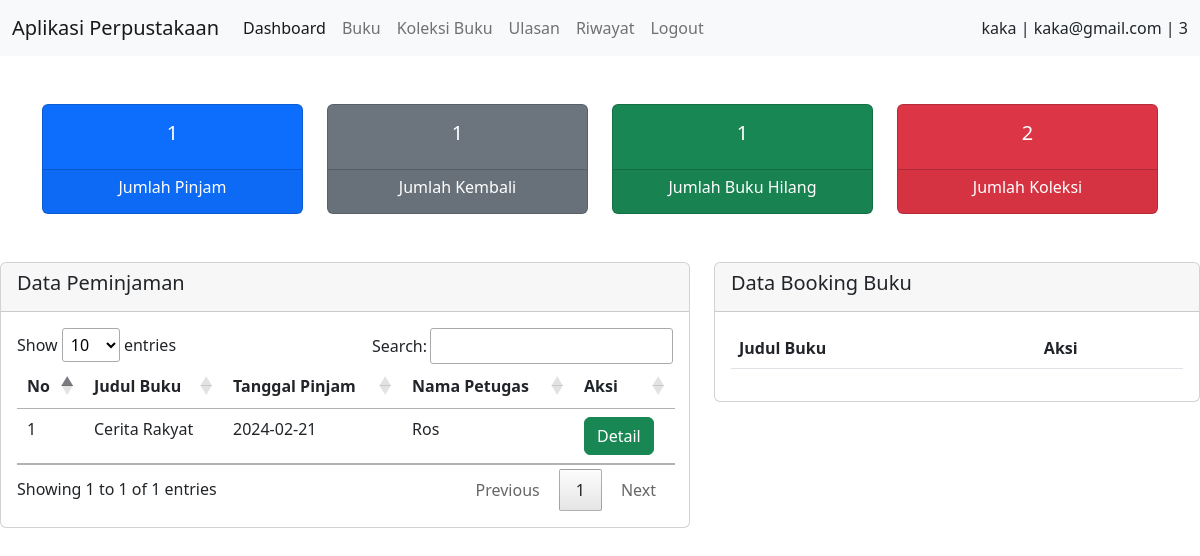
Page /pengguna/dashboard.php (signed in) on the committed database.
### tables this page shows
CREATE TABLE `peminjaman` (
  `id` int(11) NOT NULL,
  `id_pengguna` int(11) NOT NULL,
  `id_petugas` int(11) NOT NULL,
  `id_buku` int(11) NOT NULL,
  `tanggal_pinjam` date NOT NULL,
  `status` enum('pinjam','kembali','hilang') NOT NULL
);

CREATE TABLE `buku` (
  `id` int(11) NOT NULL,
  `id_kategori` int(11) NOT NULL,
  `id_rak` int(11) NOT NULL,
  `judul` varchar(100) NOT NULL,
  `penulis` varchar(100) NOT NULL,
  `penerbit` varchar(100) NOT NULL,
  `tahun` int(5) NOT NULL,
  `gambar` text NOT NULL
);

CREATE TABLE `petugas` (
  `id` int(11) NOT NULL,
  `nama_petugas` varchar(100) NOT NULL,
  `alamat` text NOT NULL,
  `username` varchar(100) NOT NULL,
  `password` text NOT NULL,
  `level` enum('admin','petugas') NOT NULL
);

### pengguna/dashboard.php (the view, shortened to what this page needs)
<?php
include '../koneksi.php';
$id_pengguna_ses = $_SESSION['id'];
$data1 = mysqli_query($koneksi, "SELECT * FROM peminjaman WHERE id_pengguna = '$id_pengguna_ses' AND status = 'pinjam'");
$jmlpinjam = mysqli_num_rows($data1);
$data2 = mysqli_query($koneksi, "SELECT * FROM peminjaman WHERE id_pengguna = '$id_pengguna_ses' AND status = 'kembali'");
$jmlkembali = mysqli_num_rows($data2);
$data3 = mysqli_query($koneksi, "SELECT * FROM peminjaman WHERE id_pengguna = '$id_pengguna_ses' AND status = 'hilang'");
$jmlhilang = mysqli_num_rows($data3);
$data4 = mysqli_query($koneksi, "SELECT * FROM koleksi_pribadi WHERE id_pengguna = '$id_pengguna_ses'");
$jmlkoleksi = mysqli_num_rows($data4);
?>
<!DOCTYPE html>
<html lang="en">
<head>
    <link rel="stylesheet" href="../asset/css/bootstrap.min.css">
    <link rel="stylesheet" href="../asset/css/datatables.min.css">
    <link rel="stylesheet" href="../asset/css/responsive.dataTables.min.css">
    <link rel="stylesheet" href="../asset/css/jquery.dataTables.min.css">
</head>
<body>
    <nav class="navbar navbar-expand-lg bg-light">
        <div class="container-fluid">
            <a class="navbar-brand" href="#">Aplikasi Perpustakaan</a>
            <div class="collapse navbar-collapse" id="navbarSupportedContent">
                <ul class="navbar-nav me-auto mb-2 mb-lg-0">
                    <li class="nav-item">
                        <a class="nav-link active" aria-current="page" href="dashboard.php">Dashboard</a>
                    </li>
                    <li class="nav-item">
                        <a class="nav-link" href="buku.php">Buku</a>
                    </li>
                    <li class="nav-item">
                        <a class="nav-link" href="koleksi.php">Koleksi Buku</a>
                    </li>
                    <li class="nav-item">
                        <a class="nav-link" href="ulasan.php">Ulasan</a>
                    </li>
                    <li class="nav-item">
                        <a class="nav-link" href="riwayat.php">Riwayat</a>
                    </li>
                    <li class="nav-item">
                        <a class="nav-link" href="../logout.php">Logout</a>
                    </li>
                </ul>
            </div>
            <div class="nav-item text-right">
                <a class="nav-link"><?php echo $_SESSION['nama_pengguna']; ?> | <?php echo $_SESSION['email']; ?> | <?php echo $_SESSION['id']; ?> </a>
            </div>
        </div>
    </nav>
    <br>
    <br>
    <div class="container">
        <div class="row">
            <div class="col-3">
                <div class="card bg-primary text-white text-center">
                    <div class="card-body">
                        <h5><?php echo $jmlpinjam; ?></h5>
                    </div>
                    <div class="card-footer">
                        <h6>Jumlah Pinjam</h6>
                    </div>
                </div>
            </div>
            <div class="col-3">
                <div class="card bg-secondary text-white text-center">
                    <div class="card-body">
                        <h5><?php echo $jmlkembali ?></h5>
                    </div>
                    <div class="card-footer">
                        <h6>Jumlah Kembali</h6>
                    </div>
                </div>
            </div>
            <div class="col-3">
                <div class="card bg-success text-white text-center">
                    <div class="card-body">
                        <h5><?php echo $jmlhilang ?></h5>
                    </div>
                    <div class="card-footer">
                        <h6>Jumlah Buku Hilang</h6>
                    </div>
                </div>
            </div>
            <div class="col-3">
                <div class="card bg-danger text-white text-center">
                    <div class="card-body">
                        <h5><?php echo $jmlkoleksi ?></h5>
                    </div>
                    <div class="card-footer">
                        <h6>Jumlah Koleksi</h6>
                    </div>
                </div>
            </div>
        </div>
    </div>
    <br>
    <br>
    <div class="row">
          <div class="col-md-7 grid-margin stretch-card">
            <div class="card">
              <div class="card-header">
                <h5>Data Peminjaman</h5>
              </div>
              <div class="card-body">
                <table id="dataPeminjaman" class="table">
                  <thead>
                    <tr>
                      <th>No</th>
                      <th>Judul Buku</th>
                      <th>Tanggal Pinjam</th>
                      <th>Nama Petugas</th>
                      <th>Aksi</th>
                    </tr>
                  </thead>
                  <tbody>
                    <?php
                        $no = 1;
                        $id_pengguna_sess = $_SESSION['id'];
                        $query = mysqli_query($koneksi, "SELECT peminjaman.*, buku.judul, buku.gambar, rak.nama_rak, kategori.nama_kategori, petugas.nama_petugas, pengguna.nama_pengguna FROM peminjaman
                        INNER JOIN buku ON peminjaman.id_buku = buku.id
                        INNER JOIN rak ON buku.id_rak = rak.id
                        INNER JOIN kategori ON buku.id_kategori = kategori.id
                        INNER JOIN petugas ON peminjaman.id_petugas = petugas.id
                        INNER JOIN pengguna ON peminjaman.id_pengguna = pengguna.id WHERE peminjaman.status = 'pinjam' AND peminjaman.id_pengguna = '$id_pengguna_sess'
                        ORDER BY peminjaman.id DESC");
                        while ($data = mysqli_fetch_assoc($query)) :
                    ?>
                    <tr>
                      <td><?php echo $no++; ?></td>
                      <td><?php echo $data['judul']; ?></td>
                      <td><?php echo $data['tanggal_pinjam']?></td>
                      <td><?php echo $data['nama_petugas']?></td>
                      <td>
                        <a href="" class="btn btn-success" data-bs-toggle="modal"
                          data-bs-target="#modalDetailPinjam<?php echo $data['id']; ?>">Detail
                        </a>
                      </td>
                    </tr>
                    <?php endwhile; ?>
                  </tbody>
                </table>
              </div>
            </div>
          </div>
          <div class="col-5 grid-margin stretch-card ">
            <div class="card">
              <div class="card-header">
                <h5>Data Booking Buku</h5>
              </div>
              <div class="card-body">
                <table class="table">
                  <thead>
                    <tr>
                      <th>Judul Buku</th>
                      <th>Aksi</th>
                    </tr>
                  </thead>
                </table>
              </div>
            </div>
          </div>
        </div>
</body>
</html>

### rows in the picture
peminjaman: id_buku.judul "Cerita Rakyat", tanggal_pinjam "2024-02-21", id_petugas.nama_petugas "Ros"

### other values in the picture
$_SESSION['nama_pengguna'] "kaka"
$_SESSION['email'] "kaka@gmail.com"
$_SESSION['id'] "3"
$jmlpinjam "1"
$jmlkembali "1"
$jmlhilang "1"
$jmlkoleksi "2"
